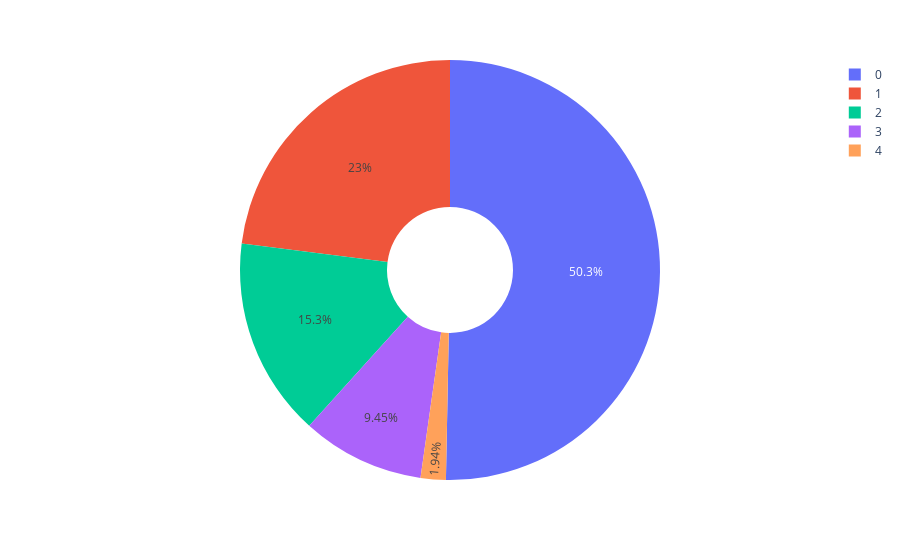

The cell this chart's notebook holds for it:
### Code cell
px.pie(income1_df, values= a, names = b, hole = .3)

### Figure 1 — Plotly figure (JSON) as saved in the notebook; plotly's stock layout.template omitted (floating-point values rounded to 4 significant figures)
{"data": [{"domain": {"x": [0, 1], "y": [0, 1]}, "hole": 0.3, "hovertemplate": "label=%{label}<br>value=%{value}<extra></extra>", "labels": [0, 1, 2, 3, 4], "legendgroup": "", "name": "", "showlegend": true, "type": "pie", "values": [503085, 229939, 153161, 94457, 19359]}], "layout": {"legend": {"tracegroupgap": 0}, "margin": {"t": 60}}}
